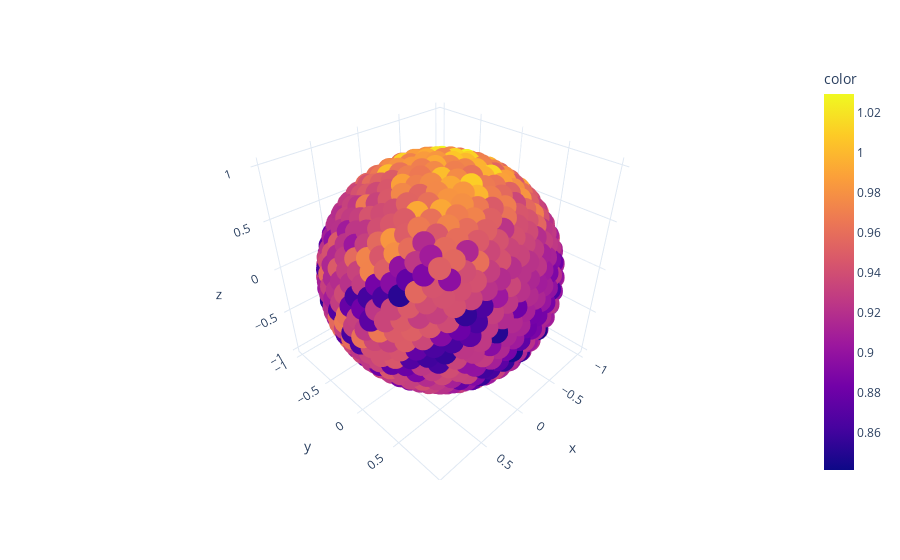

Write notebook code for a chart like this one.
### Code cell
#FIDELITY OF FIRST COPY
# Make data.
thetas=data_sheet["θ"]
phis=data_sheet["ϕ"]
x, y, z = np.cos(phis) * np.sin(thetas), np.sin(phis) * np.sin(thetas), np.cos(thetas);

# Plot the surface. F_measured/F_theory
df = px.data.iris()
fig = px.scatter_3d(df, x, y, z, color=data_sheet.prob_0_qubit_0/(5/6), template="plotly_white")

fig.show()
print("Number of points: ", len(x))
print("Average fidelity: ", np.average(data_sheet.prob_0_qubit_0))
print("Standard deviation: ", np.std(data_sheet.prob_0_qubit_0))

### Figure 1 — Plotly figure (JSON) as saved in the notebook; plotly's stock layout.template omitted (floating-point values rounded to 4 significant figures; data arrays with more than 128 entries replaced by an {"elided": "..."} marker saying what was removed)
{"data": [{"hovertemplate": "x=%{x}<br>y=%{y}<br>z=%{z}<br>color=%{marker.color}<extra></extra>", "legendgroup": "", "marker": {"color": {"elided": "1000 float values"}, "coloraxis": "coloraxis", "symbol": "circle"}, "mode": "markers", "name": "", "scene": "scene", "showlegend": false, "type": "scatter3d", "x": {"elided": "1000 float values"}, "y": {"elided": "1000 float values"}, "z": {"elided": "1000 float values"}}], "layout": {"coloraxis": {"colorbar": {"title": {"text": "color"}}, "colorscale": [[0, "#0d0887"], [0.1111, "#46039f"], [0.2222, "#7201a8"], [0.3333, "#9c179e"], [0.4444, "#bd3786"], [0.5556, "#d8576b"], [0.6667, "#ed7953"], [0.7778, "#fb9f3a"], [0.8889, "#fdca26"], [1, "#f0f921"]]}, "legend": {"tracegroupgap": 0}, "margin": {"t": 60}, "scene": {"domain": {"x": [0, 1], "y": [0, 1]}, "xaxis": {"title": {"text": "x"}}, "yaxis": {"title": {"text": "y"}}, "zaxis": {"title": {"text": "z"}}}}}
